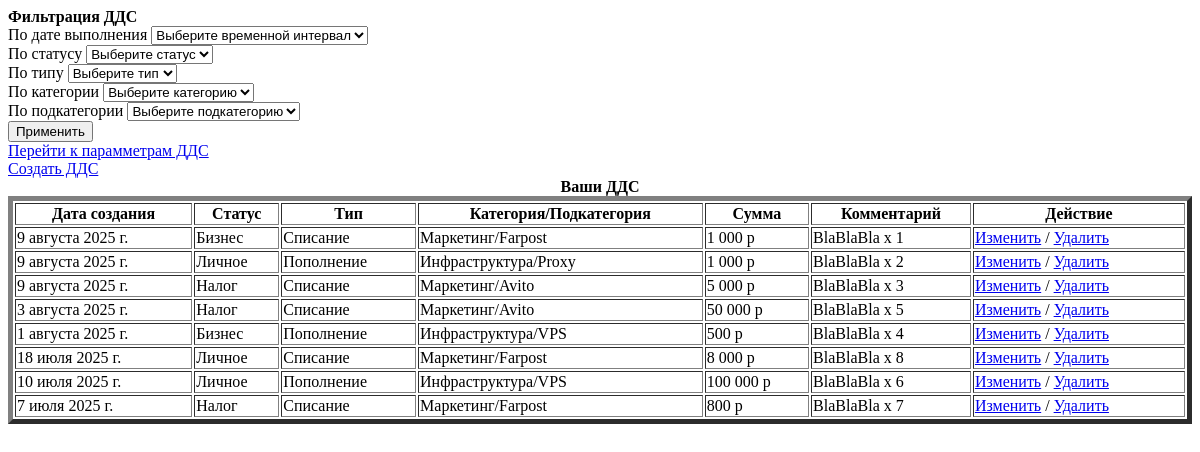
The page /cash_flow/all_date on the database as committed earlier.
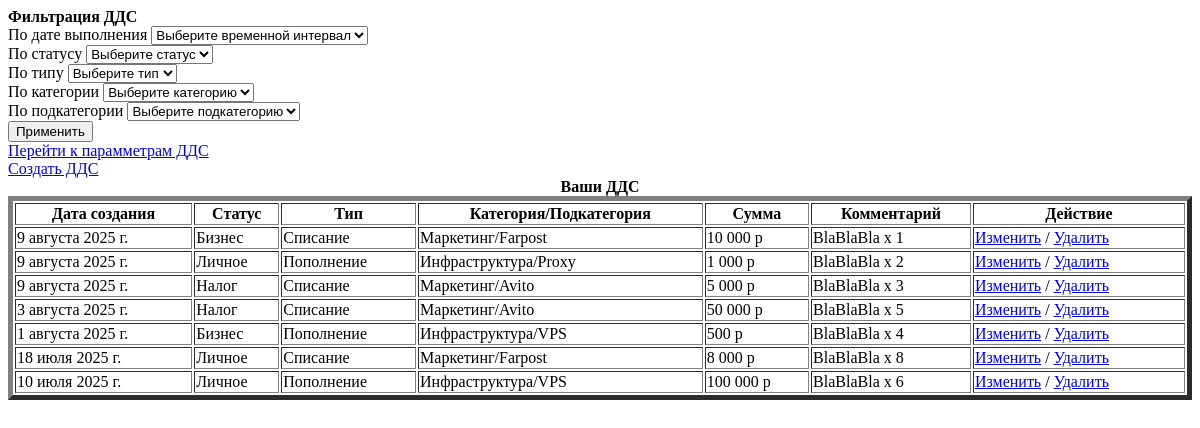
The same page on the database as committed later.
### cash_flow/models.py (models this page shows)
class Cash_flow(models.Model):
    date_creation = models.DateField(
        default=date.today, verbose_name="Дата выполнения"
    )
    status = models.ForeignKey(
        to=Statuses, on_delete=models.PROTECT, verbose_name="Статус"
    )
    type_operation = models.ForeignKey(
        to=Types_operations, on_delete=models.PROTECT, verbose_name="Тип"
    )
    category = models.ForeignKey(
        to=Categories, on_delete=models.PROTECT, verbose_name="Категория",
    )
    subcategory = models.ForeignKey(
        to=Subcategories, on_delete=models.PROTECT, verbose_name="Подкатегория"
    )
    amount = models.IntegerField(null=False, verbose_name="Сумма")
    comment = models.TextField(max_length=300, null=True, verbose_name="Комментарий")
    class Meta:
        db_table = "cash_flow"
        verbose_name = "Движение денежных средств"
        verbose_name_plural = "Движения денежных средств"
        ordering = ("date_creation",)

### selectable_params/models.py (models this page shows)
class Statuses(models.Model):
    name = models.CharField(max_length=100, verbose_name="Статус")
    class Meta:
        db_table: str = "statuses"
        verbose_name: str = "Статус"
        verbose_name_plural: str = "Статусы"
        ordering: tuple[Literal["name"]] = ("name",)
    def __str__(self) -> str:
        return self.name

class Types_operations(models.Model):
    name = models.CharField(max_length=100, verbose_name="Тип")
    class Meta:
        db_table: str = "types_operations"
        verbose_name: str = "Тип"
        verbose_name_plural: str = "Типы"
        ordering: tuple[Literal["name"]] = ("name",)
    def __str__(self) -> str:
        return self.name

class Categories(models.Model):
    name = models.CharField(max_length=100, verbose_name="Категория")
    type_operation = models.ForeignKey(
        to=Types_operations, on_delete=models.CASCADE, verbose_name="Тип", editable=True
    )
    class Meta:
        db_table: str = "categories"
        verbose_name: str = "Категория"
        verbose_name_plural: str = "Категории"
        ordering: tuple[Literal["name"]] = ("name",)
    def __str__(self) -> str:
        return self.name

class Subcategories(models.Model):
    name = models.CharField(max_length=100, verbose_name="Подкатегория")
    category = models.ForeignKey(
        to=Categories, on_delete=models.CASCADE, verbose_name="Категория", editable=True
    )
    class Meta:
        db_table: str = "subcategories"
        verbose_name: str = "Подкатегория"
        verbose_name_plural: str = "Подкатегории"
        ordering: tuple[Literal["name"]] = ("name",)
    def __str__(self) -> str:
        return self.name

### cash_flow/views.py (the view)
# urls.py: path("<str:filter_slug>", get_cash_flow, name="cash_flow"),
def get_cash_flow(request, filter_slug: str = "all_date") -> HttpResponse:
    on_date = request.GET.get("on_date", "all_date")
    on_status = request.GET.get("on_status", None)
    on_type = request.GET.get("on_type", None)
    on_category = request.GET.get("on_category", None)
    on_subcategory = request.GET.get("on_subcategory", None)
    all_cash_flow = Cash_flow.objects.all()
    all_statuses = Statuses.objects.all()
    all_types = Types_operations.objects.all()
    all_categories = Categories.objects.all()
    all_subcategories = Subcategories.objects.all()
    if not all(
        [
            all_cash_flow.exists(),
            all_statuses.exists(),
            all_types.exists(),
            all_categories.exists(),
            all_subcategories.exists(),
        ]
    ):
        raise Http404()
    if on_date:
        filter_slug = on_date
        if on_date == "today":
            now = date.today()
            all_cash_flow = all_cash_flow.filter(date_creation=now)
        elif on_date == "last_week":
            week_ago = date.today() - timedelta(weeks=1)
            all_cash_flow = all_cash_flow.filter(date_creation__gte=week_ago).order_by(
                "-date_creation"
            )
        elif on_date == "last_week":
            month_ago = date.today() - timedelta(weeks=4.3481)
            all_cash_flow = all_cash_flow.filter(date_creation__gte=month_ago).order_by(
                "-date_creation"
            )
        else:
            all_cash_flow = all_cash_flow.order_by("-date_creation")
    if on_status:
        filter_slug = on_status
        all_cash_flow = all_cash_flow.filter(status=on_status)
    if on_type:
        filter_slug = on_type
        all_cash_flow = all_cash_flow.filter(type_operation=on_type)
    if on_category:
        filter_slug = on_category
        all_cash_flow = all_cash_flow.filter(category=on_category)
    if on_subcategory:
        filter_slug = on_subcategory
        all_cash_flow = all_cash_flow.filter(subcategory=on_subcategory)
    context: dict[str, Any] = {
        "title": "Кошельки",
        "all_cash_flow": all_cash_flow,
        "all_statuses": all_statuses,
        "all_types": all_types,
        "all_categories": all_categories,
        "all_subcategories": all_subcategories,
        "filter_slug": filter_slug,
    }
    return render(request, "cash_flow/cash_flow.html", context)

### cash_flow/templates/cash_flow/cash_flow.html (shortened to what this page needs)
<!DOCTYPE html><!DOCTYPE html>
<html lang="en">
<head>
</head>
<body>
    <div>
        <label for=""><strong>Фильтрация ДДС</strong></label>
        <form action="{% url "cash_flow:cash_flow" filter_slug %}" method='get'>
            <div>
                <label class='form-check-label' for="flexRadioDefault">
                    По дате выполнения
                </label>
                <select name='on_date' id='on_date'>
                    <option disabled selected>Выберите временной интервал</option>
                </select>
                <div>
                    <label class='form-check-label' for="flexRadioDefault">
                        По статусу
                    </label>
                    <select name='on_status' id='on_status'>
                        <option disabled selected>Выберите статус</option>
                    </select>
                </div>
            </div>
            <div>
                <label class='form-check-label' for="flexRadioDefault">
                    По типу
                </label>
                <select name='on_type' id='on_type'>
                    <option disabled selected>Выберите тип</option>
                </select>
            </div>
            <div>
                <label class='form-check-label' for="flexRadioDefault">
                    По категории
                </label>
                <select name='on_category' id='on_category'>
                    <option disabled selected>Выберите категорию</option>
                </select>
            </div>
            <div>
                <label class='form-check-label' for="flexRadioDefault">
                    По подкатегории
                </label>
                <select name='on_subcategory' id='on_subcategory'>
                    <option disabled selected>Выберите подкатегорию</option>
                </select>
            </div>
            <button type="submit" class='btn btn-primary mx-3 mt-3'>
                Применить
            </button>
        </form>
    </div>
    <div>
        <a href="{% url 'selectable_params:selectable_params' %}">Перейти к парамметрам ДДС</a>
    </div>
    <a href="{% url "cash_flow:create_cash_flow" %}">Создать ДДС</a>
    <table BORDER=5 width=100%%>
        <caption><strong>Ваши ДДС</strong></caption>
        <tr>
            <th>Дата создания</th>
            <th>Статус</th>
            <th>Тип</th>
            <th>Категория/Подкатегория</th>
            <th>Сумма</th>
            <th>Комментарий</th>
            <th>Действие</th>
        </tr>
        {% for cash_flow in all_cash_flow %}
            <tr>
                <td>{{ cash_flow.date_creation }}</td>
                <td>{{ cash_flow.status }}</td>
                <td>{{ cash_flow.type_operation }}</td>
                <td>{{ cash_flow.category }}/{{ cash_flow.subcategory }}</td>
                <td>{{ cash_flow.amount }} р</td>
                <td>{{ cash_flow.comment }}</td>
                <td><a href="{% url "cash_flow:change_cash_flow" pk=cash_flow.id %}">Изменить</a> / <a href="{% url "cash_flow:delete_cash_flow" pk=cash_flow.id %}">Удалить</a></td>
            </tr>
        {% endfor %}
    </table>
</body>
</html>

Rows that differ between the two databases and show on the page:
removed Cash_flow: date_creation "7 июля 2025 г.", status "Налог", type_operation "Списание", category "Маркетинг", subcategory "Farpost", amount "800", comment "BlaBlaBla x 7"
changed Cash_flow "BlaBlaBla x 1": amount "1 000" → "10 000"
